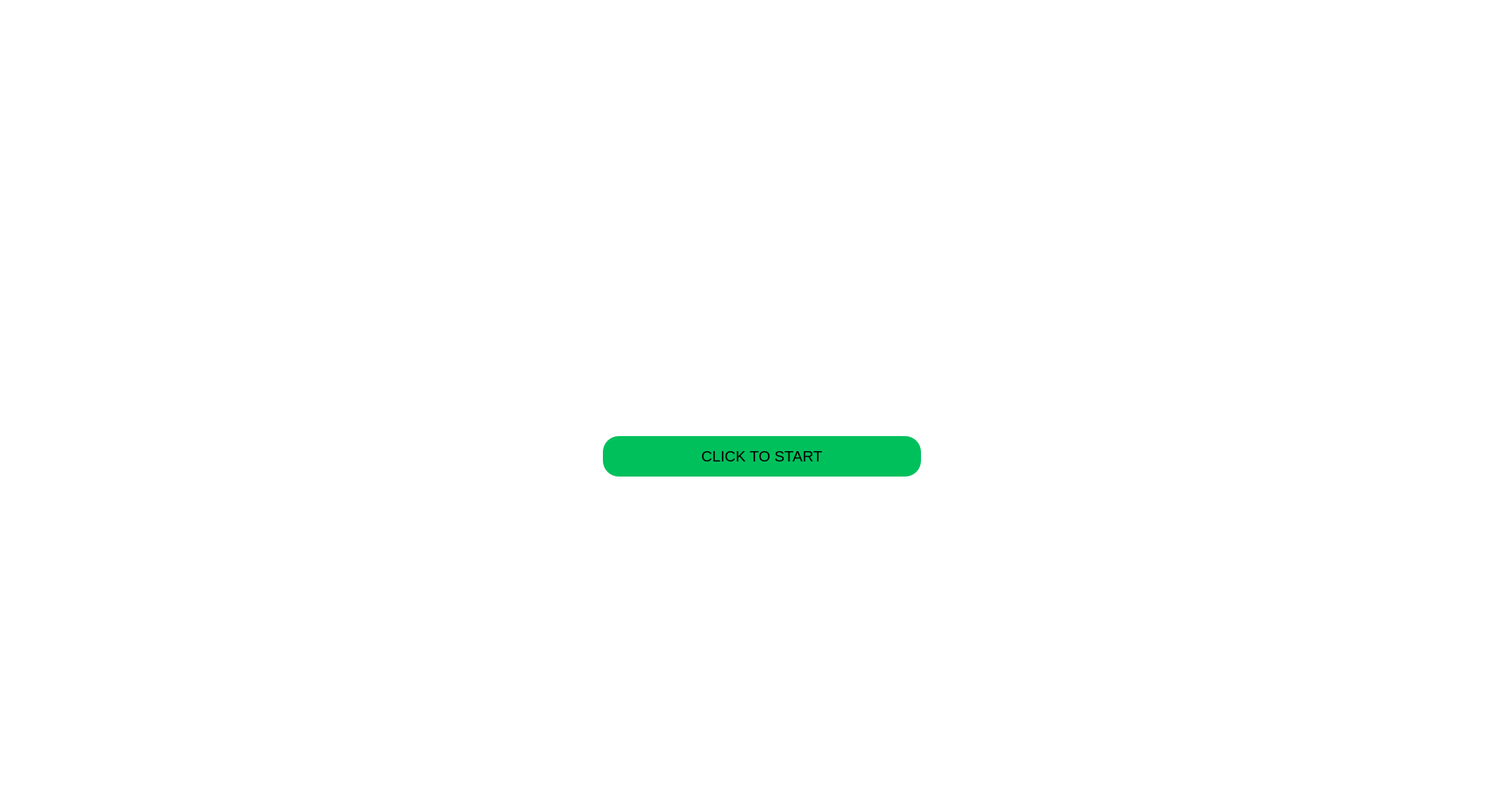
<?xml version="1.0" encoding="UTF-8"?>
<ui version="4.0">
 <class>mainwindow</class>
 <widget class="QMainWindow" name="mainwindow">
  <property name="enabled">
   <bool>true</bool>
  </property>
  <property name="geometry">
   <rect>
    <x>0</x>
    <y>0</y>
    <width>1906</width>
    <height>990</height>
   </rect>
  </property>
  <property name="windowTitle">
   <string>MoveEco</string>
  </property>
  <property name="styleSheet">
   <string notr="true">background-color: rgb(227, 227, 227);</string>
  </property>
  <property name="animated">
   <bool>true</bool>
  </property>
  <property name="tabShape">
   <enum>QTabWidget::Rounded</enum>
  </property>
  <widget class="QWidget" name="centralwidget">
   <widget class="QStackedWidget" name="stacked_widget">
    <property name="geometry">
     <rect>
      <x>-10</x>
      <y>0</y>
      <width>1921</width>
      <height>1021</height>
     </rect>
    </property>
    <property name="styleSheet">
     <string notr="true">background-color: rgb(255, 255, 255);</string>
    </property>
    <property name="currentIndex">
     <number>1</number>
    </property>
    <widget class="QWidget" name="page">
     <widget class="QLabel" name="label_destination_3">
      <property name="geometry">
       <rect>
        <x>0</x>
        <y>70</y>
        <width>161</width>
        <height>91</height>
       </rect>
      </property>
      <property name="font">
       <font>
        <family>Bahnschrift SemiBold Condensed</family>
        <pointsize>28</pointsize>
        <weight>75</weight>
        <bold>true</bold>
       </font>
      </property>
      <property name="styleSheet">
       <string notr="true">background-color: rgb(255, 255, 255);
border-radius: 20px;
padding: 6px;
padding-bottom: 40px
</string>
      </property>
      <property name="text">
       <string>Set Route</string>
      </property>
     </widget>
     <widget class="QPushButton" name="button_cost">
      <property name="enabled">
       <bool>true</bool>
      </property>
      <property name="geometry">
       <rect>
        <x>40</x>
        <y>580</y>
        <width>331</width>
        <height>171</height>
       </rect>
      </property>
      <property name="font">
       <font>
        <family>Bahnschrift SemiBold</family>
        <pointsize>28</pointsize>
        <weight>75</weight>
        <bold>true</bold>
       </font>
      </property>
      <property name="mouseTracking">
       <bool>false</bool>
      </property>
      <property name="styleSheet">
       <string notr="true">QPushButton#button_cost {
    background-color: rgb(255, 255, 255);
    border-width: 5px;
	border-style: solid;
    border-radius: 40px;
    border-color:  rgb(18, 136, 73);
    min-width: 10em;
    padding: 6px;
}
QPushButton#button_cost:pressed {
	border-color: rgb(255, 170, 0)
}
</string>
      </property>
      <property name="text">
       <string>SAVER</string>
      </property>
     </widget>
     <widget class="QPushButton" name="button_eco">
      <property name="enabled">
       <bool>true</bool>
      </property>
      <property name="geometry">
       <rect>
        <x>400</x>
        <y>580</y>
        <width>331</width>
        <height>171</height>
       </rect>
      </property>
      <property name="font">
       <font>
        <family>Bahnschrift SemiBold</family>
        <pointsize>28</pointsize>
        <weight>75</weight>
        <bold>true</bold>
       </font>
      </property>
      <property name="autoFillBackground">
       <bool>false</bool>
      </property>
      <property name="styleSheet">
       <string notr="true">QPushButton#button_eco {
    background-color: rgb(255, 255, 255);
    border-width: 5px;
	border-style: solid;
    border-radius: 40px;
    border-color: rgb(18, 136, 73);
    min-width: 10em;
    padding: 6px;
}
QPushButton#button_eco:pressed {
	background-color: rgb(18, 136, 73);
	border-color: rgb(255, 255, 255);	
}</string>
      </property>
      <property name="text">
       <string>ECO </string>
      </property>
     </widget>
     <widget class="QLabel" name="label_destination">
      <property name="geometry">
       <rect>
        <x>20</x>
        <y>270</y>
        <width>211</width>
        <height>61</height>
       </rect>
      </property>
      <property name="font">
       <font>
        <family>Bahnschrift SemiBold Condensed</family>
        <pointsize>36</pointsize>
        <weight>75</weight>
        <bold>true</bold>
       </font>
      </property>
      <property name="styleSheet">
       <string notr="true">background-color: rgb(0, 189, 92);</string>
      </property>
      <property name="text">
       <string>DESTINATION</string>
      </property>
     </widget>
     <widget class="QLineEdit" name="line_edit_destination">
      <property name="geometry">
       <rect>
        <x>240</x>
        <y>270</y>
        <width>841</width>
        <height>61</height>
       </rect>
      </property>
      <property name="font">
       <font>
        <family>Bahnschrift Light SemiCondensed</family>
        <pointsize>20</pointsize>
       </font>
      </property>
      <property name="styleSheet">
       <string notr="true"> QLineEdit {

     border-radius: 10px;
     padding: 0 8px;
	 background-color: white;
     selection-background-color: white;
 }

</string>
      </property>
      <property name="text">
       <string/>
      </property>
      <property name="frame">
       <bool>false</bool>
      </property>
     </widget>
     <widget class="QPlainTextEdit" name="output_box">
      <property name="enabled">
       <bool>true</bool>
      </property>
      <property name="geometry">
       <rect>
        <x>1280</x>
        <y>240</y>
        <width>561</width>
        <height>451</height>
       </rect>
      </property>
      <property name="font">
       <font>
        <family>Cascadia Code SemiLight</family>
        <pointsize>16</pointsize>
       </font>
      </property>
      <property name="styleSheet">
       <string notr="true">background-color: rgb(230, 230, 230);

    border-top: none;           /* No border on top */
    border-left: none;          /* No border on left */
    border-right: none;         /* No border on right */
    border-bottom-left-radius: 10px;  /* Curved bottom-left */
    border-bottom-right-radius: 10px; /* Curved bottom-right */
    padding: 5px 2px;  </string>
      </property>
      <property name="frameShape">
       <enum>QFrame::NoFrame</enum>
      </property>
      <property name="readOnly">
       <bool>true</bool>
      </property>
     </widget>
     <widget class="QLabel" name="label_start">
      <property name="geometry">
       <rect>
        <x>20</x>
        <y>190</y>
        <width>131</width>
        <height>51</height>
       </rect>
      </property>
      <property name="font">
       <font>
        <family>Bahnschrift SemiBold Condensed</family>
        <pointsize>36</pointsize>
        <weight>75</weight>
        <bold>true</bold>
       </font>
      </property>
      <property name="styleSheet">
       <string notr="true">background-color: rgb(0, 189, 92);</string>
      </property>
      <property name="text">
       <string>START</string>
      </property>
     </widget>
     <widget class="QPlainTextEdit" name="heading_box">
      <property name="geometry">
       <rect>
        <x>1280</x>
        <y>40</y>
        <width>561</width>
        <height>201</height>
       </rect>
      </property>
      <property name="font">
       <font>
        <family>Bahnschrift Light SemiCondensed</family>
        <pointsize>36</pointsize>
       </font>
      </property>
      <property name="styleSheet">
       <string notr="true">background-color: rgb(230, 230, 230);

    border-bottom: none;         /* No border on bottom */
    border-left: none;           /* No border on left */
    border-right: none;          /* No border on right */
    border-top-left-radius: 10px;   /* Curved top-left */
    border-top-right-radius: 10px;  /* Curved top-right */
    padding: 5px 10px;  </string>
      </property>
      <property name="frameShape">
       <enum>QFrame::NoFrame</enum>
      </property>
      <property name="readOnly">
       <bool>true</bool>
      </property>
     </widget>
     <widget class="QLabel" name="label_destination_2">
      <property name="geometry">
       <rect>
        <x>0</x>
        <y>500</y>
        <width>191</width>
        <height>91</height>
       </rect>
      </property>
      <property name="font">
       <font>
        <family>Bahnschrift SemiBold Condensed</family>
        <pointsize>28</pointsize>
        <weight>75</weight>
        <bold>true</bold>
       </font>
      </property>
      <property name="styleSheet">
       <string notr="true">background-color: rgb(255, 255, 255);
border-radius: 20px;
padding: 6px;
padding-bottom: 40px
</string>
      </property>
      <property name="text">
       <string>Choose Mode</string>
      </property>
     </widget>
     <widget class="QLineEdit" name="line_edit_start">
      <property name="geometry">
       <rect>
        <x>240</x>
        <y>180</y>
        <width>841</width>
        <height>61</height>
       </rect>
      </property>
      <property name="font">
       <font>
        <family>Bahnschrift Light SemiCondensed</family>
        <pointsize>20</pointsize>
       </font>
      </property>
      <property name="styleSheet">
       <string notr="true"> QLineEdit {
     border-radius: 10px;
     padding: 0 8px;
	background-color: white;
     selection-background-color: white;
 }

</string>
      </property>
      <property name="text">
       <string/>
      </property>
      <property name="frame">
       <bool>false</bool>
      </property>
     </widget>
     <widget class="QPushButton" name="button_fastest">
      <property name="enabled">
       <bool>true</bool>
      </property>
      <property name="geometry">
       <rect>
        <x>760</x>
        <y>580</y>
        <width>331</width>
        <height>171</height>
       </rect>
      </property>
      <property name="font">
       <font>
        <family>Bahnschrift SemiBold</family>
        <pointsize>28</pointsize>
        <weight>75</weight>
        <bold>true</bold>
       </font>
      </property>
      <property name="styleSheet">
       <string notr="true">QPushButton#button_fastest {
    background-color: rgb(255, 255, 255);
    border-width: 5px;
	border-style: solid;
    border-radius: 40px;
    border-color:  rgb(18, 136, 73);
    min-width: 10em;
    padding: 6px;
}
QPushButton#button_fastest:pressed {
	border-color: rgb(255, 170, 0)
}
</string>
      </property>
      <property name="text">
       <string>SPEED</string>
      </property>
     </widget>
     <widget class="QLabel" name="label_2">
      <property name="geometry">
       <rect>
        <x>0</x>
        <y>550</y>
        <width>1121</width>
        <height>231</height>
       </rect>
      </property>
      <property name="styleSheet">
       <string notr="true">background-color: rgb(0, 189, 92);
 border-radius: 10px;</string>
      </property>
      <property name="text">
       <string/>
      </property>
     </widget>
     <widget class="QLabel" name="label">
      <property name="geometry">
       <rect>
        <x>-70</x>
        <y>120</y>
        <width>1191</width>
        <height>271</height>
       </rect>
      </property>
      <property name="styleSheet">
       <string notr="true"> border-radius: 10px;
background-color: rgb(0, 189, 92);</string>
      </property>
      <property name="text">
       <string/>
      </property>
     </widget>
     <widget class="QPushButton" name="create_route_button">
      <property name="geometry">
       <rect>
        <x>1280</x>
        <y>710</y>
        <width>561</width>
        <height>71</height>
       </rect>
      </property>
      <property name="font">
       <font>
        <family>Bahnschrift SemiBold Condensed</family>
        <pointsize>24</pointsize>
        <weight>75</weight>
        <bold>true</bold>
       </font>
      </property>
      <property name="styleSheet">
       <string notr="true">QPushButton#create_route_button {

    background-color: rgb(0, 192, 92);
    border-width: 1px;
    border-radius: 20px;
    border-color:  rgb(0, 192, 92);

}</string>
      </property>
      <property name="text">
       <string>Create Route</string>
      </property>
     </widget>
     <widget class="QPushButton" name="current_location_button">
      <property name="geometry">
       <rect>
        <x>730</x>
        <y>400</y>
        <width>391</width>
        <height>61</height>
       </rect>
      </property>
      <property name="font">
       <font>
        <family>Bahnschrift SemiBold SemiConden</family>
        <pointsize>20</pointsize>
        <weight>75</weight>
        <bold>true</bold>
       </font>
      </property>
      <property name="styleSheet">
       <string notr="true">QPushButton#current_location_button {
    background-color: rgb(0, 192, 92);
    border-width: 1px;
    border-radius: 20px;
    border-color:  rgb(0, 192, 92);
}</string>
      </property>
      <property name="text">
       <string>Use current location</string>
      </property>
     </widget>
     <zorder>label_destination_2</zorder>
     <zorder>label_destination_3</zorder>
     <zorder>label</zorder>
     <zorder>label_2</zorder>
     <zorder>button_cost</zorder>
     <zorder>button_eco</zorder>
     <zorder>label_destination</zorder>
     <zorder>line_edit_destination</zorder>
     <zorder>output_box</zorder>
     <zorder>label_start</zorder>
     <zorder>heading_box</zorder>
     <zorder>line_edit_start</zorder>
     <zorder>button_fastest</zorder>
     <zorder>create_route_button</zorder>
     <zorder>current_location_button</zorder>
    </widget>
    <widget class="QWidget" name="page_2">
     <widget class="QLabel" name="logo">
      <property name="geometry">
       <rect>
        <x>720</x>
        <y>250</y>
        <width>481</width>
        <height>281</height>
       </rect>
      </property>
      <property name="text">
       <string/>
      </property>
      <property name="pixmap">
       <pixmap>logo.jpg</pixmap>
      </property>
     </widget>
     <widget class="QPushButton" name="enter_button">
      <property name="geometry">
       <rect>
        <x>770</x>
        <y>550</y>
        <width>401</width>
        <height>51</height>
       </rect>
      </property>
      <property name="font">
       <font>
        <family>Arial</family>
        <pointsize>14</pointsize>
        <weight>50</weight>
        <bold>false</bold>
       </font>
      </property>
      <property name="styleSheet">
       <string notr="true">QPushButton#enter_button {

    background-color: rgb(0, 192, 92);
    border-width: 1px;
    border-radius: 20px;
    border-color:  rgb(0, 192, 92);

}</string>
      </property>
      <property name="text">
       <string>CLICK TO START</string>
      </property>
     </widget>
    </widget>
   </widget>
  </widget>
 </widget>
 <resources/>
 <connections/>
</ui>
